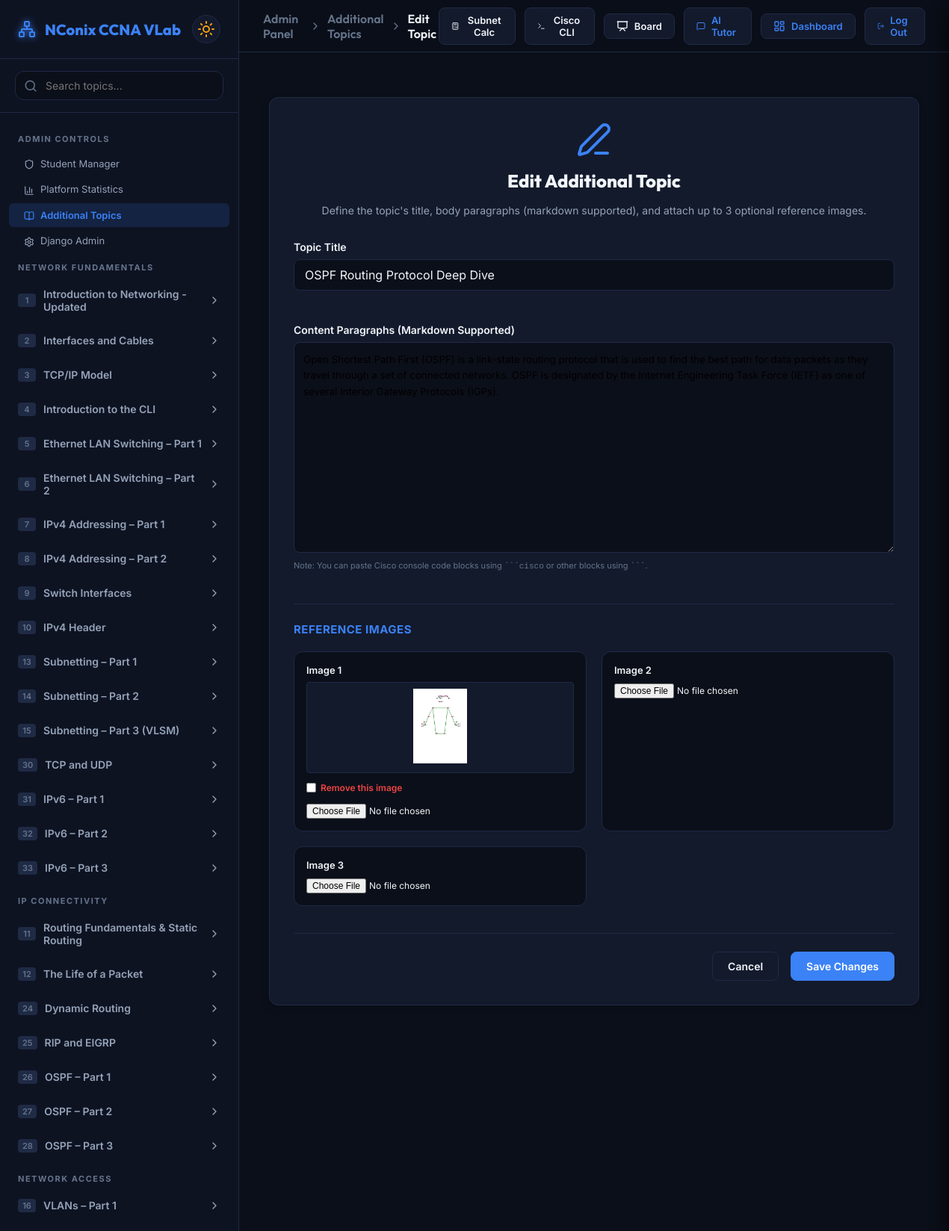
Page /admin-panel/additional-topics/1/edit/ (signed in, upper part) on the committed database.
### core/models.py (models this page shows, shortened)
class Domain(models.Model):
    name = models.CharField(max_length=100, unique=True)

class Topic(models.Model):
    id = models.IntegerField(primary_key=True)
    domain = models.ForeignKey(Domain, on_delete=models.CASCADE, related_name='topics')
    title = models.CharField(max_length=200)
    objectives = models.JSONField(default=list)  # list of strings
    lesson_content = models.TextField()  # markdown
    class Meta:
        ordering = ['id']

class AdditionalTopic(models.Model):
    title = models.CharField(max_length=200)
    content = models.TextField(help_text="Paragraph content of the additional topic (supports markdown)")
    image1 = models.ImageField(upload_to='additional_topics/', blank=True, null=True)
    image2 = models.ImageField(upload_to='additional_topics/', blank=True, null=True)
    image3 = models.ImageField(upload_to='additional_topics/', blank=True, null=True)
    created_at = models.DateTimeField(auto_now_add=True)
    class Meta:
        ordering = ['created_at']

### admin_panel/views.py (the view)
# urls.py: path('additional-topics/<int:topic_id>/edit/', views.admin_additional_topic_edit_view, name='admin_additional_topic_edit'),
@admin_required
def admin_additional_topic_edit_view(request, topic_id):
    topic = get_object_or_404(AdditionalTopic, id=topic_id)
    if request.method == 'POST':
        title = request.POST.get('title', '').strip()
        content = request.POST.get('content', '').strip()
        if title and content:
            topic.title = title
            topic.content = content
            if 'image1' in request.FILES:
                topic.image1 = request.FILES.get('image1')
            if 'image2' in request.FILES:
                topic.image2 = request.FILES.get('image2')
            if 'image3' in request.FILES:
                topic.image3 = request.FILES.get('image3')
            if request.POST.get('delete_image1') == 'true':
                topic.image1 = None
            if request.POST.get('delete_image2') == 'true':
                topic.image2 = None
            if request.POST.get('delete_image3') == 'true':
                topic.image3 = None
            topic.save()
            return redirect('admin_additional_topics')
        else:
            error_msg = "Title and Content are required."
    else:
        error_msg = None
    sidebar_domains = get_sidebar_data(request.user)
    context = {
        'topic': topic,
        'error_msg': error_msg,
        'sidebar_domains': sidebar_domains,
        'active_page': 'admin_additional_topics',
        'is_edit': True
    }
    return render(request, 'admin_panel/admin_additional_topic_form.html', context)

### core/context_processors.py (called while the page is built)
def additional_topics(request):
    return {
        'additional_topics': AdditionalTopic.objects.all().order_by('created_at')
    }

### admin_panel/templates/admin_panel/admin_additional_topic_form.html (shortened to what this page needs)
{% extends 'core/base.html' %}
{% block breadcrumbs %}
  <span class="breadcrumb-root">Admin Panel</span>
  <span class="breadcrumb-separator"><i data-lucide="chevron-right"></i></span>
  <span class="breadcrumb-root"><a href="{% url 'admin_additional_topics' %}" style="text-decoration: none; color: inherit;">Additional Topics</a></span>
  <span class="breadcrumb-separator"><i data-lucide="chevron-right"></i></span>
  <span class="breadcrumb-current">{% if is_edit %}Edit Topic{% else %}Add Topic{% endif %}</span>
{% endblock %}
{% block content %}
<div class="lesson-card" style="max-width: 900px; margin: 20px auto; padding: 32px;">
  <div style="text-align: center; margin-bottom: 32px;">
    <i data-lucide="{% if is_edit %}edit-3{% else %}plus-circle{% endif %}" style="width: 48px; height: 48px; color: var(--accent); margin-bottom: 12px;"></i>
    <h2 class="exam-setup-title" style="font-size: 24px; font-weight: 800; color: var(--text-primary);">
      {% if is_edit %}Edit Additional Topic{% else %}Create Additional Topic{% endif %}
    </h2>
    <p class="exam-setup-desc" style="color: var(--text-secondary); font-size: 14px; margin-top: 4px;">
      Define the topic's title, body paragraphs (markdown supported), and attach up to 3 optional reference images.
    </p>
  </div>
  <form method="POST" enctype="multipart/form-data">
    <div style="display: flex; flex-direction: column; gap: 24px;">
      <div class="form-group">
        <label for="title" style="display: block; font-weight: 600; margin-bottom: 8px; font-size: 14px; color: var(--text-primary);">Topic Title</label>
        <input type="text" name="title" id="title" class="form-control" placeholder="Enter topic title" value="{{ topic.title }}" required style="width: 100%;">
      </div>
      <div class="form-group">
        <label for="content" style="display: block; font-weight: 600; margin-bottom: 8px; font-size: 14px; color: var(--text-primary);">Content Paragraphs (Markdown Supported)</label>
        <textarea name="content" id="content" class="form-control" rows="12" placeholder="Write paragraphs here. You can use standard Markdown syntax (e.g., **bold**, # headers, lists, code blocks, etc.)" required style="width: 100%; font-family: inherit; line-height: 1.6; padding: 12px; min-height: 250px;">{{ topic.content }}</textarea>
        <small style="display: block; color: var(--text-muted); font-size: 11px; margin-top: 6px;">
          Note: You can paste Cisco console code blocks using <code>```cisco</code> or other blocks using <code>```</code>.
        </small>
      </div>
      <div style="border-top: 1px solid var(--border-color); padding-top: 24px;">
        <h3 style="font-weight: 700; font-size: 15px; text-transform: uppercase; color: var(--accent); letter-spacing: 0.5px; margin-bottom: 20px;">
          Reference Images
        </h3>
        <div style="display: grid; grid-template-columns: repeat(auto-fit, minmax(260px, 1fr)); gap: 20px;">
          <div style="border: 1px solid var(--border-color); border-radius: var(--radius); padding: 16px; background-color: var(--bg-app); display: flex; flex-direction: column; justify-content: space-between;">
            <div>
              <label for="image1" style="display: block; font-weight: 600; margin-bottom: 8px; font-size: 13px; color: var(--text-primary);">Image 1</label>
              {% if topic.image1 %}
                <div style="margin-bottom: 12px; text-align: center; background: var(--bg-card); padding: 8px; border-radius: 4px; border: 1px solid var(--border-color);">
                  <img src="{{ topic.image1.url }}" alt="Image 1" style="max-height: 100px; max-width: 100%; object-fit: contain;">
                </div>
                <div style="display: flex; align-items: center; gap: 6px; margin-bottom: 12px;">
                  <input type="checkbox" name="delete_image1" id="delete_image1" value="true" style="cursor: pointer;">
                  <label for="delete_image1" style="font-size: 12px; color: var(--error); cursor: pointer; font-weight: 600;">Remove this image</label>
                </div>
              {% endif %}
              <input type="file" name="image1" id="image1" accept="image/*" style="font-size: 12px;">
            </div>
          </div>
          <div style="border: 1px solid var(--border-color); border-radius: var(--radius); padding: 16px; background-color: var(--bg-app); display: flex; flex-direction: column; justify-content: space-between;">
            <div>
              <label for="image2" style="display: block; font-weight: 600; margin-bottom: 8px; font-size: 13px; color: var(--text-primary);">Image 2</label>
              <input type="file" name="image2" id="image2" accept="image/*" style="font-size: 12px;">
            </div>
          </div>
          <div style="border: 1px solid var(--border-color); border-radius: var(--radius); padding: 16px; background-color: var(--bg-app); display: flex; flex-direction: column; justify-content: space-between;">
            <div>
              <label for="image3" style="display: block; font-weight: 600; margin-bottom: 8px; font-size: 13px; color: var(--text-primary);">Image 3</label>
              <input type="file" name="image3" id="image3" accept="image/*" style="font-size: 12px;">
            </div>
          </div>
        </div>
      </div>
      <div style="display: flex; justify-content: flex-end; gap: 16px; border-top: 1px solid var(--border-color); padding-top: 24px; margin-top: 12px;">
        <a href="{% url 'admin_additional_topics' %}" class="btn" style="text-decoration: none; border: 1px solid var(--border-color); background-color: transparent; color: var(--text-primary);">
          Cancel
        </a>
        <button type="submit" class="btn btn-primary">
          {% if is_edit %}Save Changes{% else %}Create Topic{% endif %}
        </button>
      </div>
    </div>
  </form>
</div>
{% endblock %}

### core/templates/core/base.html (shortened to what this page needs)
{% load static %}
<!DOCTYPE html>
<html lang="en" data-theme="dark">
<head>
  <link rel="stylesheet" href="{% static 'core/styles.css' %}">
</head>
<body>
  <div class="app-container">
    <aside class="sidebar" id="sidebar">
      <div class="sidebar-header">
        <a href="{% url 'dashboard' %}" class="logo" style="text-decoration: none;">
          <i data-lucide="network" class="logo-icon"></i>
          <span>NConix CCNA <span class="accent-text">VLab</span></span>
        </a>
        <button class="theme-toggle" id="themeToggleBtn" title="Toggle Light/Dark Mode">
          <i data-lucide="sun" class="sun-icon"></i>
        </button>
      </div>
      <div class="search-box">
        <i data-lucide="search" class="search-icon"></i>
        <input type="text" id="searchInput" placeholder="Search topics...">
      </div>
      <nav class="navigation">
        <div class="nav-list" id="navList">
          {% if user.is_authenticated %}
            {% if user.is_superuser or user.is_staff or user.profile.role == 'admin' %}
              <div class="nav-section-title">ADMIN CONTROLS</div>
              <a href="{% url 'admin_dashboard' %}" class="nav-sub-item {% if active_page == 'admin_dashboard' %}active{% endif %}" style="padding-left: 20px; text-decoration: none;">
                <span><i data-lucide="shield" class="sub-item-icon"></i>Student Manager</span>
              </a>
              <a href="{% url 'admin_stats' %}" class="nav-sub-item {% if active_page == 'admin_stats' %}active{% endif %}" style="padding-left: 20px; text-decoration: none;">
                <span><i data-lucide="bar-chart-3" class="sub-item-icon"></i>Platform Statistics</span>
              </a>
              <a href="{% url 'admin_additional_topics' %}" class="nav-sub-item {% if active_page == 'admin_additional_topics' %}active{% endif %}" style="padding-left: 20px; text-decoration: none;">
                <span><i data-lucide="book-open" class="sub-item-icon"></i>Additional Topics</span>
              </a>
              <a href="/admin/" target="_blank" class="nav-sub-item" style="padding-left: 20px; text-decoration: none;">
                <span><i data-lucide="settings" class="sub-item-icon"></i>Django Admin</span>
              </a>
            {% endif %}
            {% for domain in sidebar_domains %}
              <div class="nav-section-title">{{ domain.name|upper }}</div>
              {% for topic in domain.topics %}
                <div class="chapter-item {% if active_page == 'lesson' or active_page == 'quiz' %}{% if topic.id == current_topic_id %}expanded{% endif %}{% endif %}" id="chapter-{{ topic.id }}" data-title="{{ topic.title }}">
                  <div class="chapter-header">
                    <div class="chapter-title-container">
                      <span class="chapter-number">{{ topic.id }}</span>
                      <span {% if topic.locked %}style="color: var(--text-muted);"{% endif %}>{{ topic.title }}</span>
                    </div>
                    {% if topic.locked %}
                      <i data-lucide="lock" class="chapter-chevron" style="color: var(--text-muted); transform: none !important;"></i>
                    {% else %}
                      <i data-lucide="chevron-right" class="chapter-chevron"></i>
                    {% endif %}
                  </div>
                </div>
              {% endfor %}
            {% endfor %}
          {% endif %}
        </div>
      </nav>
    </aside>
    <main class="workspace">
      <header class="header">
        <div class="header-breadcrumbs">
          {% block breadcrumbs %}{% endblock %}
        </div>
        <div class="header-actions">
          <button class="header-btn" id="toolSubnetBtn" title="Subnetting Calculator">
            <i data-lucide="calculator"></i>
            <span>Subnet Calc</span>
          </button>
          <button class="header-btn" id="toolCliBtn" title="Cisco IOS CLI Simulator">
            <i data-lucide="terminal"></i>
            <span>Cisco CLI</span>
          </button>
          {% if user.is_authenticated %}
            {% if active_page != 'admin_board' %}
              <button class="header-btn" id="toolBoardBtn" title="Live Shared Whiteboard" style="position: relative;">
                <i data-lucide="presentation"></i>
                <span>Board</span>
              </button>
            {% endif %}
            <a href="{% url 'tutor_bot' %}" class="header-btn {% if active_page == 'tutor_bot' %}highlight-btn{% endif %}" title="AI Networking Tutor" style="text-decoration: none;">
              <i data-lucide="message-square"></i>
              <span>AI Tutor</span>
            </a>
            <a href="{% url 'dashboard' %}" class="header-btn {% if active_page == 'dashboard' %}highlight-btn{% endif %}" style="text-decoration: none;">
              <i data-lucide="layout-dashboard"></i>
              <span>Dashboard</span>
            </a>
            <a href="{% url 'logout' %}" class="header-btn" title="Log Out" style="text-decoration: none;">
              <i data-lucide="log-out"></i>
              <span>Log Out</span>
            </a>
          {% endif %}
        </div>
      </header>
      <div class="viewport" id="viewport">
        {% block content %}{% endblock %}
      </div>
    </main>
  </div>
</body>
</html>

### rows in the picture
Domain: name "NETWORK FUNDAMENTALS"
Topic: title "Introduction to Networking - Updated"
Topic: title "Interfaces and Cables"
Topic: title "TCP/IP Model"
Topic: title "Introduction to the CLI"
Topic: title "Ethernet LAN Switching – Part 1"
Topic: title "Ethernet LAN Switching – Part 2"
Topic: title "IPv4 Addressing – Part 1"
Topic: title "IPv4 Addressing – Part 2"
Topic: title "Switch Interfaces"
Topic: title "IPv4 Header"
Topic: title "Subnetting – Part 1"
Topic: title "Subnetting – Part 2"
Topic: title "Subnetting – Part 3 (VLSM)"
Topic: title "TCP and UDP"
Topic: title "IPv6 – Part 1"
Topic: title "IPv6 – Part 2"
Topic: title "IPv6 – Part 3"
Domain: name "IP CONNECTIVITY"
Topic: title "Routing Fundamentals & Static Routing"
Topic: title "The Life of a Packet"
Topic: title "Dynamic Routing"
Topic: title "RIP and EIGRP"
Topic: title "OSPF – Part 1"
Topic: title "OSPF – Part 2"
Topic: title "OSPF – Part 3"
Domain: name "NETWORK ACCESS"
Topic: title "VLANs – Part 1"
AdditionalTopic: title "OSPF Routing Protocol Deep Dive", content "Open Shortest Path First (OSPF) is a link-state routing protocol that is used to find the best path for data packets as they travel through a set of connected networks. OSPF is designated by the Internet Engineering Task Force (IETF) as one of several Interior Gateway Protocols (IGPs).", image1 (picture)

### other values in the picture
{{ topic.id }} "1" "2" "3" "4" "5" "6" "7" "8" "9" "10" "13" "14" "15" "30" "31" "32" "33" "11" "12" "24" "25" "26" "27" "28" "16"
